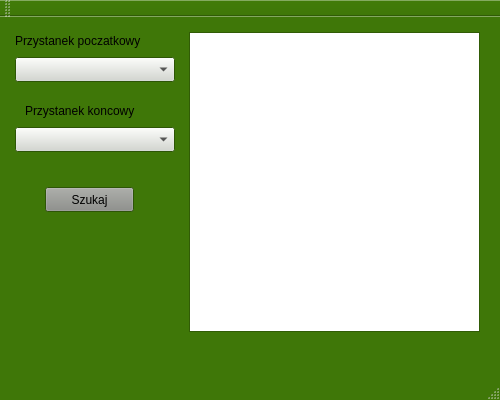
<?xml version="1.0" encoding="UTF-8"?>
<ui version="4.0">
 <class>Window</class>
 <widget class="QMainWindow" name="Window">
  <property name="enabled">
   <bool>true</bool>
  </property>
  <property name="geometry">
   <rect>
    <x>0</x>
    <y>0</y>
    <width>500</width>
    <height>400</height>
   </rect>
  </property>
  <property name="palette">
   <palette>
    <active>
     <colorrole role="Button">
      <brush brushstyle="SolidPattern">
       <color alpha="255">
        <red>211</red>
        <green>215</green>
        <blue>207</blue>
       </color>
      </brush>
     </colorrole>
     <colorrole role="Base">
      <brush brushstyle="SolidPattern">
       <color alpha="255">
        <red>255</red>
        <green>255</green>
        <blue>255</blue>
       </color>
      </brush>
     </colorrole>
     <colorrole role="Window">
      <brush brushstyle="SolidPattern">
       <color alpha="255">
        <red>63</red>
        <green>119</green>
        <blue>8</blue>
       </color>
      </brush>
     </colorrole>
    </active>
    <inactive>
     <colorrole role="Button">
      <brush brushstyle="SolidPattern">
       <color alpha="255">
        <red>211</red>
        <green>215</green>
        <blue>207</blue>
       </color>
      </brush>
     </colorrole>
     <colorrole role="Base">
      <brush brushstyle="SolidPattern">
       <color alpha="255">
        <red>255</red>
        <green>255</green>
        <blue>255</blue>
       </color>
      </brush>
     </colorrole>
     <colorrole role="Window">
      <brush brushstyle="SolidPattern">
       <color alpha="255">
        <red>63</red>
        <green>119</green>
        <blue>8</blue>
       </color>
      </brush>
     </colorrole>
    </inactive>
    <disabled>
     <colorrole role="Button">
      <brush brushstyle="SolidPattern">
       <color alpha="255">
        <red>211</red>
        <green>215</green>
        <blue>207</blue>
       </color>
      </brush>
     </colorrole>
     <colorrole role="Base">
      <brush brushstyle="SolidPattern">
       <color alpha="255">
        <red>63</red>
        <green>119</green>
        <blue>8</blue>
       </color>
      </brush>
     </colorrole>
     <colorrole role="Window">
      <brush brushstyle="SolidPattern">
       <color alpha="255">
        <red>63</red>
        <green>119</green>
        <blue>8</blue>
       </color>
      </brush>
     </colorrole>
    </disabled>
   </palette>
  </property>
  <property name="cursor">
   <cursorShape>ArrowCursor</cursorShape>
  </property>
  <property name="windowTitle">
   <string>Jak dojadę</string>
  </property>
  <property name="animated">
   <bool>true</bool>
  </property>
  <widget class="QWidget" name="centralWidget">
   <widget class="QPushButton" name="findButton">
    <property name="geometry">
     <rect>
      <x>45</x>
      <y>170</y>
      <width>89</width>
      <height>25</height>
     </rect>
    </property>
    <property name="palette">
     <palette>
      <active>
       <colorrole role="Button">
        <brush brushstyle="SolidPattern">
         <color alpha="255">
          <red>136</red>
          <green>138</green>
          <blue>133</blue>
         </color>
        </brush>
       </colorrole>
      </active>
      <inactive>
       <colorrole role="Button">
        <brush brushstyle="SolidPattern">
         <color alpha="255">
          <red>136</red>
          <green>138</green>
          <blue>133</blue>
         </color>
        </brush>
       </colorrole>
      </inactive>
      <disabled>
       <colorrole role="Button">
        <brush brushstyle="SolidPattern">
         <color alpha="255">
          <red>136</red>
          <green>138</green>
          <blue>133</blue>
         </color>
        </brush>
       </colorrole>
      </disabled>
     </palette>
    </property>
    <property name="text">
     <string>Szukaj</string>
    </property>
   </widget>
   <widget class="QLabel" name="label">
    <property name="geometry">
     <rect>
      <x>15</x>
      <y>15</y>
      <width>160</width>
      <height>17</height>
     </rect>
    </property>
    <property name="text">
     <string>Przystanek poczatkowy</string>
    </property>
   </widget>
   <widget class="QLabel" name="label_2">
    <property name="geometry">
     <rect>
      <x>25</x>
      <y>85</y>
      <width>150</width>
      <height>17</height>
     </rect>
    </property>
    <property name="text">
     <string>Przystanek koncowy</string>
    </property>
   </widget>
   <widget class="QTextEdit" name="textEdit">
    <property name="geometry">
     <rect>
      <x>189</x>
      <y>15</y>
      <width>291</width>
      <height>300</height>
     </rect>
    </property>
   </widget>
   <widget class="QComboBox" name="comboStart">
    <property name="geometry">
     <rect>
      <x>15</x>
      <y>40</y>
      <width>160</width>
      <height>25</height>
     </rect>
    </property>
   </widget>
   <widget class="QComboBox" name="comboStop">
    <property name="geometry">
     <rect>
      <x>15</x>
      <y>110</y>
      <width>160</width>
      <height>25</height>
     </rect>
    </property>
   </widget>
  </widget>
  <widget class="QMenuBar" name="menuBar">
   <property name="geometry">
    <rect>
     <x>0</x>
     <y>0</y>
     <width>500</width>
     <height>22</height>
    </rect>
   </property>
  </widget>
  <widget class="QToolBar" name="mainToolBar">
   <attribute name="toolBarArea">
    <enum>TopToolBarArea</enum>
   </attribute>
   <attribute name="toolBarBreak">
    <bool>false</bool>
   </attribute>
  </widget>
  <widget class="QStatusBar" name="statusBar"/>
 </widget>
 <layoutdefault spacing="6" margin="11"/>
 <resources/>
 <connections/>
</ui>
